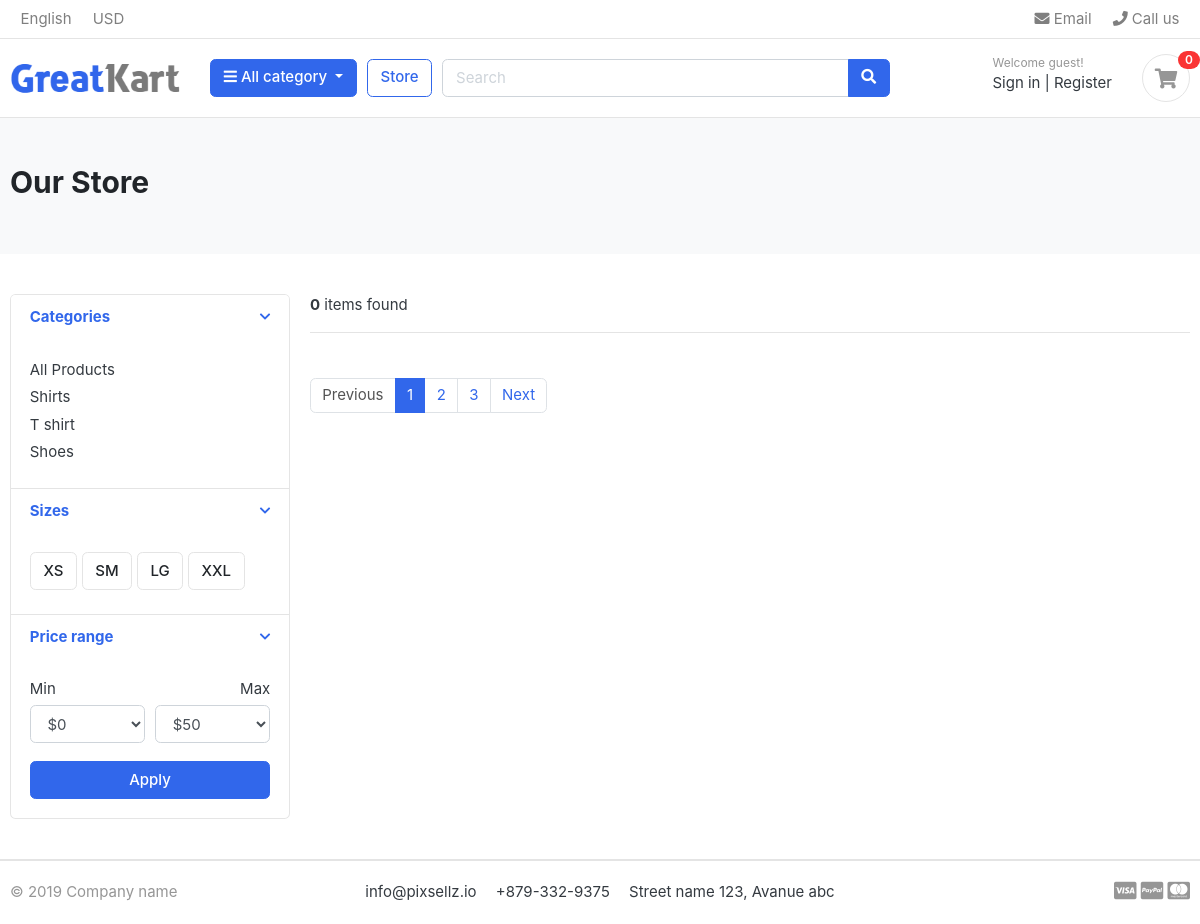
Page /store/shirts/ on the earlier database version.
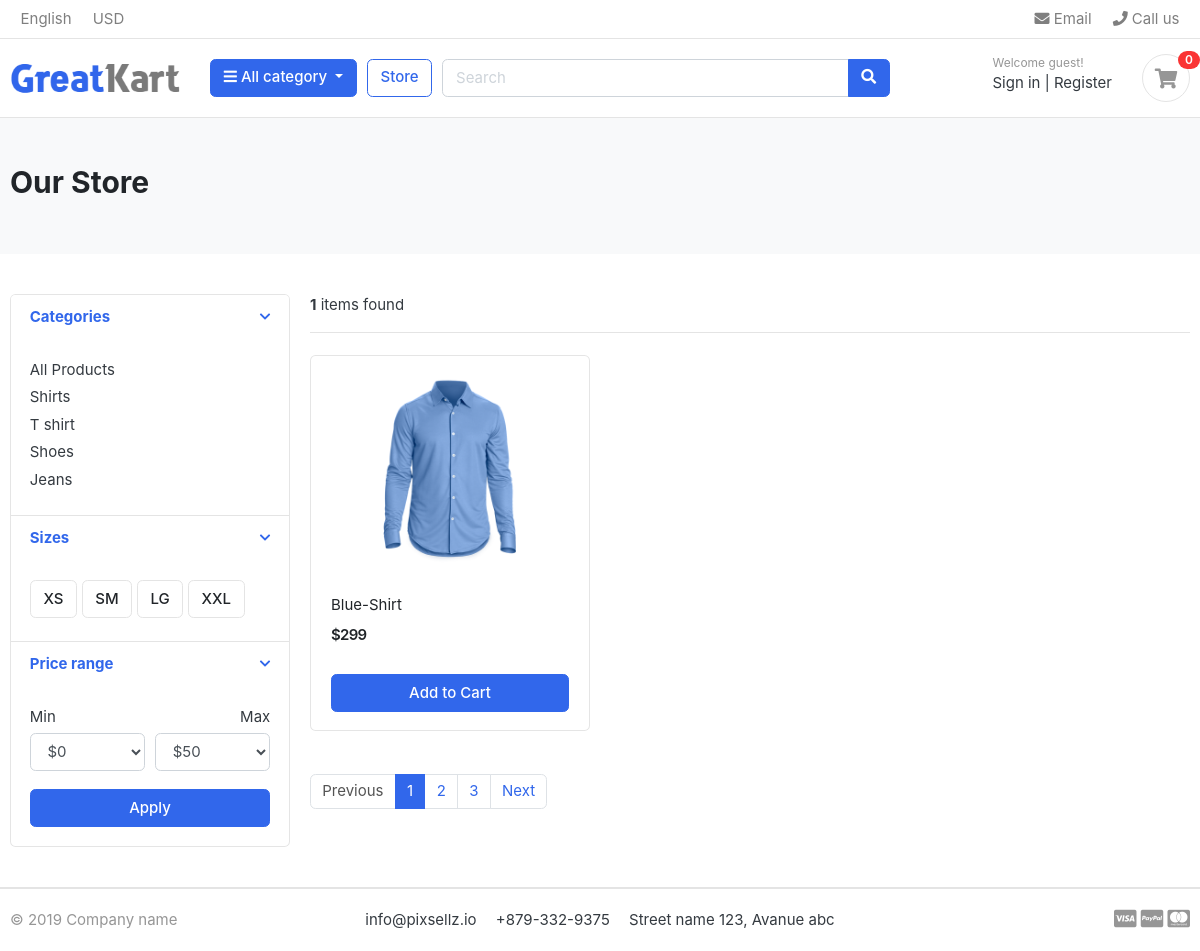
Same page on the later database version.
### category/models.py (models this page shows, shortened)
class Category(models.Model):
    category_name = models.CharField(max_length=50, unique=True)
    slug = models.SlugField(max_length=100,unique=True)
    description = models.TextField(max_length=255,blank=True)
    char_image = models.ImageField(upload_to='photos/category/', blank=True)
    class Meta:
        verbose_name = 'category'
        verbose_name_plural = 'categories'
    def get_url(self):
        return reverse('products_by_category', args = [self.slug])

### store/models.py (models this page shows, shortened)
class Product(models.Model):
    product_name = models.CharField(max_length=100, unique= True)
    slug = models.SlugField(max_length=100, unique= True)
    description = models.TextField(max_length=500, blank=True)
    price = models.IntegerField()
    images = models.ImageField(upload_to='photos/products')
    stock = models.IntegerField()
    is_available = models.BooleanField(default=True)
    category = models.ForeignKey(Category, on_delete=models.CASCADE)
    created_date = models.DateField(auto_now_add=True)  #auto_add_now = True
    modified_date = models.DateField(auto_now=True)
    def get_url(self):
        return reverse('product_detail', args = [self.category.slug,self.slug])

### store/views.py (the view)
# urls.py: path('store/', include('store.urls')),
def store(request, category_slug = None):
    categories = None
    products = None
    if category_slug != None:
        categories = get_object_or_404(Category, slug = category_slug)
        products = Product.objects.filter(category = categories, is_available = True)
        product_count = products.count()
    else:
        products = Product.objects.all().filter(is_available = True)
        product_count = products.count()
    context = {
        'products': products,
        'product_count': product_count,
    }
    return render(request, 'store/store.html', context)

### category/context_processors.py (called while the page is built)
def menu_links(request):
    links = Category.objects.all()
    return dict(links = links)   #links = links

### templates/store/store.html (shortened to what this page needs)
{%extends 'base.html'%}
{%load static%}
{%block content%}
<section class="section-pagetop bg">
<div class="container">
	<h2 class="title-page">Our Store</h2>
</div>
</section>
<section class="section-content padding-y">
<div class="container">
<div class="row">
	<aside class="col-md-3">
<div class="card">
	<article class="filter-group">
		<header class="card-header">
			<a href="#" data-toggle="collapse" data-target="#collapse_1" aria-expanded="true" class="">
				<i class="icon-control fa fa-chevron-down"></i>
				<h6 class="title">Categories</h6>
			</a>
		</header>
		<div class="filter-content collapse show" id="collapse_1" style="">
			<div class="card-body">
				<ul class="list-menu">
					<li><a href="{%url 'store'%}">All Products  </a></li>
					{%for category in links %}
				<li><a href="{{category.get_url}}">{{category.category_name}}  </a></li>
				{%endfor%}
				</ul>
			</div>
		</div>
	</article>
	<article class="filter-group">
		<header class="card-header">
			<a href="#" data-toggle="collapse" data-target="#collapse_4" aria-expanded="true" class="">
				<i class="icon-control fa fa-chevron-down"></i>
				<h6 class="title">Sizes </h6>
			</a>
		</header>
		<div class="filter-content collapse show" id="collapse_4" style="">
			<div class="card-body">
			  <label class="checkbox-btn">
			    <span class="btn btn-light"> XS </span>
			  </label>
			  <label class="checkbox-btn">
			    <span class="btn btn-light"> SM </span>
			  </label>
			  <label class="checkbox-btn">
			    <span class="btn btn-light"> LG </span>
			  </label>
			  <label class="checkbox-btn">
			    <span class="btn btn-light"> XXL </span>
			  </label>
		</div>
		</div>
	</article>
	<article class="filter-group">
		<header class="card-header">
			<a href="#" data-toggle="collapse" data-target="#collapse_3" aria-expanded="true" class="">
				<i class="icon-control fa fa-chevron-down"></i>
				<h6 class="title">Price range </h6>
			</a>
		</header>
		<div class="filter-content collapse show" id="collapse_3" style="">
			<div class="card-body">
				<div class="form-row">
				<div class="form-group col-md-6">
				  <label>Min</label>
				  	<select class="mr-2 form-control">
						<option value="0">$0</option>
					</select>
				</div>
				<div class="form-group text-right col-md-6">
				  <label>Max</label>
				  	<select class="mr-2 form-control">
						<option value="50">$50</option>
					</select>
				</div>
				</div>
				<button class="btn btn-block btn-primary">Apply</button>
			</div>
		</div>
	</article>
</div>
	</aside>
	<main class="col-md-9">
<header class="border-bottom mb-4 pb-3">
		<div class="form-inline">
			<span class="mr-md-auto"><b>{{product_count}}</b> items found </span>
		</div>
</header>
<div class="row">
    {%for product in products%}
	<div class="col-md-4">
		<figure class="card card-product-grid">
			<div class="img-wrap">
				<a href=""><img src="{{product.images.url}}"></a>
			</div>
			<figcaption class="info-wrap">
				<div class="fix-height">
					<a href="{{product.get_url}}" class="title">{{product.product_name}}</a>
					<div class="price-wrap mt-2">
						<span class="price">${{product.price}}</span>
					</div>
				</div>
				<a href="#" class="btn btn-block btn-primary">Add to Cart </a>
			</figcaption>
		</figure>
	</div>
  {%endfor%}
</div>
<nav class="mt-4" aria-label="Page navigation sample">
  <ul class="pagination">
    <li class="page-item disabled"><a class="page-link" href="#">Previous</a></li>
    <li class="page-item active"><a class="page-link" href="#">1</a></li>
    <li class="page-item"><a class="page-link" href="#">2</a></li>
    <li class="page-item"><a class="page-link" href="#">3</a></li>
    <li class="page-item"><a class="page-link" href="#">Next</a></li>
  </ul>
</nav>
	</main>
</div>
</div>
</section>
{%endblock%}

Differences in the rows shown:
added Category: category_name "Jeans"
added Product: images (picture), product_name "Blue-Shirt", price "299"
Other differences:
{{ product_count }}: "0" → "1"
